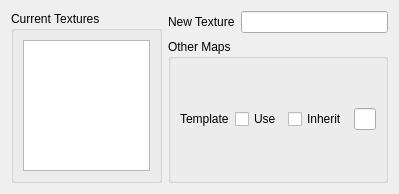
<?xml version="1.0" encoding="UTF-8"?>
<ui version="4.0">
 <class>fso::fred::dialogs::ShipTextureReplacementDialog</class>
 <widget class="QDialog" name="fso::fred::dialogs::ShipTextureReplacementDialog">
  <property name="geometry">
   <rect>
    <x>0</x>
    <y>0</y>
    <width>399</width>
    <height>194</height>
   </rect>
  </property>
  <property name="windowTitle">
   <string>Texture Replacement</string>
  </property>
  <property name="modal">
   <bool>true</bool>
  </property>
  <layout class="QHBoxLayout" name="horizontalLayout">
   <item>
    <widget class="QGroupBox" name="currentTextureGroupBox">
     <property name="title">
      <string>Current Textures</string>
     </property>
     <layout class="QHBoxLayout" name="horizontalLayout_2">
      <item>
       <widget class="QListView" name="currentTexturesListView"/>
      </item>
     </layout>
    </widget>
   </item>
   <item>
    <layout class="QVBoxLayout" name="newTexturesLayout">
     <item>
      <layout class="QGridLayout" name="mainTextureLayout">
       <item row="1" column="2">
        <widget class="QLineEdit" name="newTextureLineEdit"/>
       </item>
       <item row="1" column="0">
        <widget class="QLabel" name="newTextureLabel">
         <property name="text">
          <string>New Texture</string>
         </property>
        </widget>
       </item>
      </layout>
     </item>
     <item>
      <widget class="QGroupBox" name="subTextureBox">
       <property name="title">
        <string>Other Maps</string>
       </property>
       <layout class="QGridLayout" name="gridLayout_2">
        <item row="0" column="3">
         <widget class="QLineEdit" name="SubTextureLineEdit"/>
        </item>
        <item row="0" column="0">
         <widget class="QLabel" name="SubTextureLabel">
          <property name="text">
           <string>Template</string>
          </property>
         </widget>
        </item>
        <item row="0" column="1">
         <widget class="QCheckBox" name="useSubTexturecheckbox">
          <property name="text">
           <string>Use</string>
          </property>
         </widget>
        </item>
        <item row="0" column="2">
         <widget class="QCheckBox" name="inheritSubTextureCheckbox">
          <property name="text">
           <string>Inherit</string>
          </property>
         </widget>
        </item>
       </layout>
      </widget>
     </item>
    </layout>
   </item>
  </layout>
 </widget>
 <resources>
  <include location="../resources/resources.qrc"/>
 </resources>
 <connections/>
</ui>
